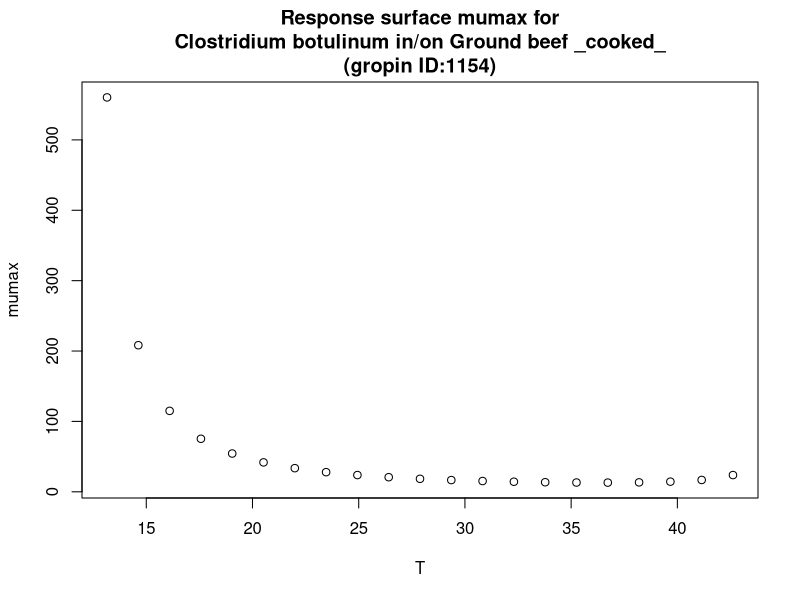

Reproduce this figure in R.
#############################
# start of Parameter script
#############################
T <- seq(13.15314,42.6173826173826,length.out=21)
#############################
# end of Parameter script
#############################
############################# 
# start of Model script Gropin ID 1154 
#############################
 
# constant coefficients for this model
 
variables <- data.frame(T)
argumentsPar <- expand.grid(variables)
 
# heart of the model
response_surface <- function(T) {
   mumax <-exp(2.21)*(0.633*(T-44.3)*((T-11.5)^2)/(((36.4-11.5)*(T-36.4)-(36.4-44.3)*(36.4+11.5-2*T))*(36.4-11.5)))^(-0.786)

return(mumax=mumax)
} 

# output parameters
responseSurface <- cbind(argumentsPar,response_surface(argumentsPar['T']))
colnames(responseSurface) <- c(colnames(argumentsPar),'mumax')
#############################
# End of Model script
#############################
############################# 
# start of Visualisation script Gropin ID 1154 
#############################
plot(T,responseSurface$'mumax',xlab='T',
                          ylab='mumax',main='Response surface mumax for
Clostridium botulinum in/on Ground beef _cooked_
(gropin ID:1154)')
#############################
# End of Visualisation script
#############################
